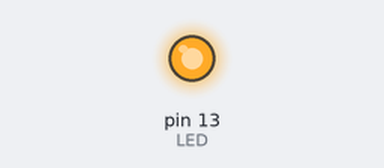
This sketch was run on a simulated Arduino Uno, built with avr-gcc and run on an emulated ATmega328P. On the bench: output pins drawn as LEDs (lit = HIGH).

Above: at 0.1 s.
Timing chart, 0 to 1.6 s (numbered marks = the images above):
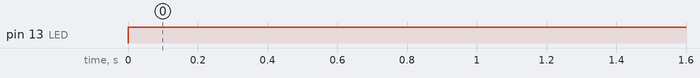

Measured:
- by itself, pin 13 (LED): LOW → HIGH at 0.00 s

The sketch:

LED.ino
```cpp
/*
 * Felipe Desiglo <desiglo1@hotmail.com>
 * Project: LED
 * Power a LED in GPIO 13
 */

#define LED 13 //Define LED in port

void setup() {
  pinMode(LED, OUTPUT);
}

void loop() {
  digitalWrite(LED, HIGH);
  delay(1000);
}
```
